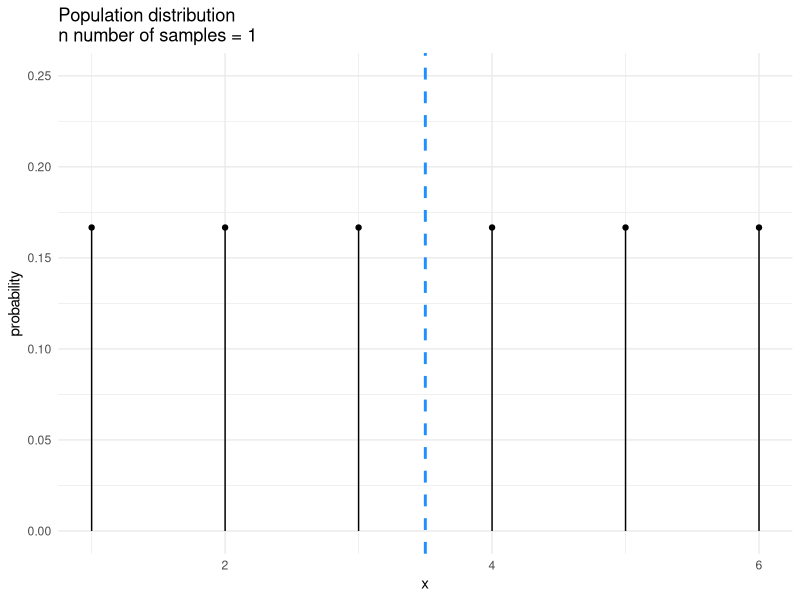
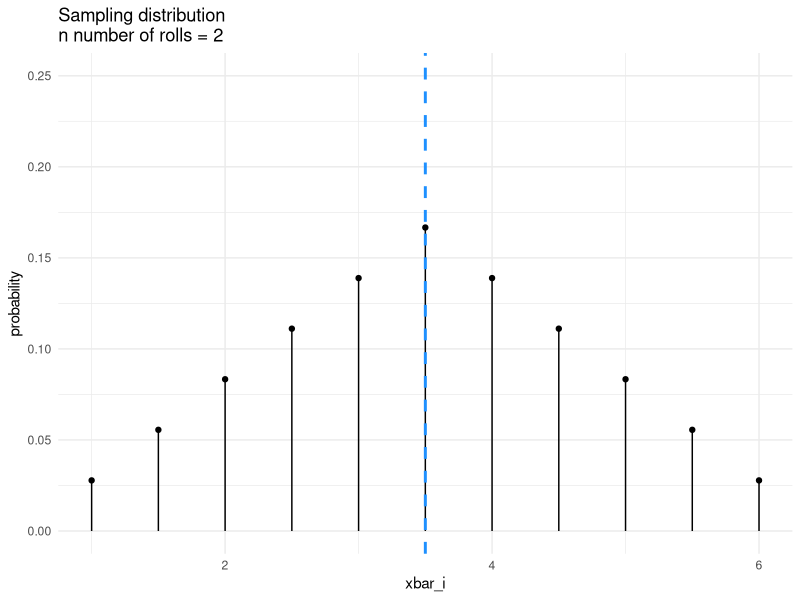

The R script that drew these images, in order:
## ---- chunk 1
knitr::opts_chunk$set(error = TRUE, comment = NA, warning = FALSE, message = FALSE, tidy = FALSE)
options(scipen = 999)
library(tidyverse)
theme_set(theme_minimal())
## ---- chunk 2
library(tidyverse)
## ---- chunk 3
x <- 1:6
omega_n1 <- tibble(x = x)
x_probs_n1 <- omega_n1 %>% 
  group_by(x) %>%
  summarise(count = n(), p_i = count/6) 
x_probs_n1
## ---- chunk 4
omega_n2 <- crossing(roll1 = x, roll2 = x) %>%
  mutate(xbar_i = (roll1 + roll2)/2)
## ---- chunk 5
# creating sample space, omega, and general formatting with names/df/etc.
# calculate xbars
omega_n3 <- crossing(roll1 = x, roll2 = x, roll3 = x) %>%
  mutate(xbar_i = (roll1 + roll2 + roll3)/3)

# calculate probabilities for each value to xbar; there are 6x6x6 = 216 possibilities
xbar_probs_n3 <- omega_n3 %>% 
  group_by(xbar_i) %>% 
  summarise(count = n(), p_i = count/216) %>%
  arrange(xbar_i)

# sanity check that all probabilities sum to 1
xbar_probs_n3 %>% 
  summarise(sum_of_ps = sum(p_i))

# calculate expectation
xbar_samp_n3 <- xbar_probs_n3 %>%
  mutate(e_x_i = xbar_i * p_i)
xbar_samp_n3
xbar_samp_n3 %>%
  summarise(e_xbar = sum(e_x_i))
## ---- chunk 6
# creating sample space, omega, and general formatting with names/df/etc.
# calculate xbars
omega_n4 <- crossing(roll1 = x, roll2 = x, roll3 = x, roll4 = x) %>%
  mutate(xbar_i = (roll1 + roll2 + roll3 + roll4)/4)

# calculate probabilities for each value to xbar; there are 6x6x6x6 = 1296 possibilities
xbar_probs_n4 <- omega_n4 %>% 
  group_by(xbar_i) %>% 
  summarise(count = n(), p_i = count/1296) %>%
  arrange(xbar_i)

# sanity check that all probabilities sum to 1
xbar_probs_n4 %>% 
  summarise(sum_of_ps = sum(p_i))

# calculate expectation
xbar_samp_n4 <- xbar_probs_n4 %>%
  mutate(e_x_i = xbar_i * p_i)
xbar_samp_n4
xbar_samp_n4 %>%
  summarise(e_xbar = sum(e_x_i))
## ---- chunk 7
(omega_n1 <- tibble(x = 1:6))
## ---- chunk 8
x_probs_n1 <- omega_n1 %>% 
  group_by(x) %>%
  summarise(count = n(), 
            p_i = count/6) # equally probable, right?
x_probs_n1
## ---- chunk 9
x_probs_n1 %>%
  summarise(sum_of_ps = sum(p_i))
## ---- chunk 10
n1_plot <- ggplot(x_probs_n1, aes(x = x, y = p_i)) +
  geom_point() +
  geom_segment(aes(x = x, xend = x, y = p_i, yend = 0)) +
  coord_cartesian(ylim = c(0, .25)) +
  scale_y_continuous(name = "probability") +
  scale_x_continuous(name = "x") +
  ggtitle("Population distribution\nn number of samples = 1") +
  geom_vline(xintercept = 3.5, col = "dodgerblue", lwd = 1, lty = "dashed")
n1_plot
## ---- chunk 11
x_probs_n1 %>%
  summarize(e_xbar = sum(x * p_i))
## ---- chunk 12
(omega_n2 <- crossing(roll1 = x, roll2 = x))
## ---- chunk 13
omega_n2 %>% 
  tally()
## ---- chunk 14
omega_n2 <- omega_n2 %>%
  mutate(xbar_i = (roll1 + roll2)/2)
omega_n2
## ---- chunk 15
omega_n2 %>% 
  select(xbar_i) %>%
  distinct()
## ---- chunk 16
xbar_probs_n2 <- omega_n2 %>% 
  group_by(xbar_i) %>% 
  summarise(count = n(), # number of rows
            p_i = count/36) %>% # again, equally probable, right??
  arrange(xbar_i)
xbar_probs_n2
## ---- chunk 17
xbar_probs_n2 %>%
  summarise(sum_of_ps = sum(p_i))
## ---- chunk 18
xbar_samp_n2 <- xbar_probs_n2 %>%
  mutate(e_x_i = xbar_i * p_i)
xbar_samp_n2
xbar_samp_n2 %>%
  summarise(e_xbar = sum(e_x_i))
## ---- chunk 19
n2_plot <- ggplot(xbar_probs_n2, aes(x = xbar_i, y = p_i)) +
  geom_point() +
  geom_segment(aes(x = xbar_i, xend = xbar_i, y = p_i, yend = 0)) +
  coord_cartesian(ylim = c(0, .25)) +
  scale_y_continuous(name = "probability") +
  scale_x_continuous(name = "xbar_i") +
  ggtitle("Sampling distribution\nn number of rolls = 2") + 
  geom_vline(xintercept = 3.5, col = "dodgerblue", lwd = 1, lty = "dashed") 
n2_plot
## ---- chunk 20
set.seed(12345)
unif_means_ten <- numeric(10) # space for big results (vector of Os)
for (i in 1:10){
  x <- runif(10, min = 1, max = 6) # draw random sample with 3 observations each
  unif_means_ten[i] <- mean(x) # compute mean for each ith sample
}
my_sim <- unif_means_ten %>% tibble(sample_mean = .)
## ---- chunk 21
mm <- mean(unif_means_ten) # mean of the sampling distribution of means
sem <- sd(unif_means_ten) # sem
